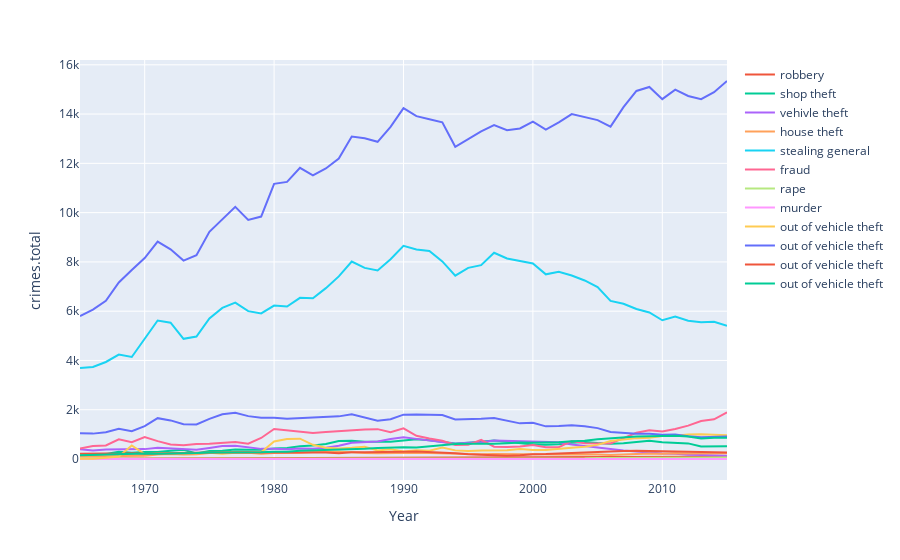

Here is the notebook cell this chart was saved with:
### Code cell
import plotly.express as px


fig = px.line(df, x="Year", y="crimes.total")

fig.add_scatter(x=df['Year'],y = df['robbery'],mode='lines',name='robbery')

fig.add_scatter(x=df['Year'],y = df['shop.theft'],mode='lines',name='shop theft')

fig.add_scatter(x=df['Year'],y = df['vehicle.theft'],mode='lines',name='vehivle theft')

fig.add_scatter(x=df['Year'],y = df['house.theft'],mode='lines',name='house theft')

fig.add_scatter(x=df['Year'],y = df['stealing.general'],mode='lines',name='stealing general')

fig.add_scatter(x=df['Year'],y = df['fraud'],mode='lines',name='fraud')

fig.add_scatter(x=df['Year'],y = df['rape'],mode='lines',name='rape')

fig.add_scatter(x=df['Year'],y = df['murder'],mode='lines',name='murder')

fig.add_scatter(x=df['Year'],y = df['narcotics'],mode='lines',name='out of vehicle theft')
fig.add_scatter(x=df['Year'],y = df['burglary'],mode='lines',name='out of vehicle theft')
fig.add_scatter(x=df['Year'],y = df['drunk.driving'],mode='lines',name='out of vehicle theft')
fig.add_scatter(x=df['Year'],y = df['assault'],mode='lines',name='out of vehicle theft')

fig.show()
